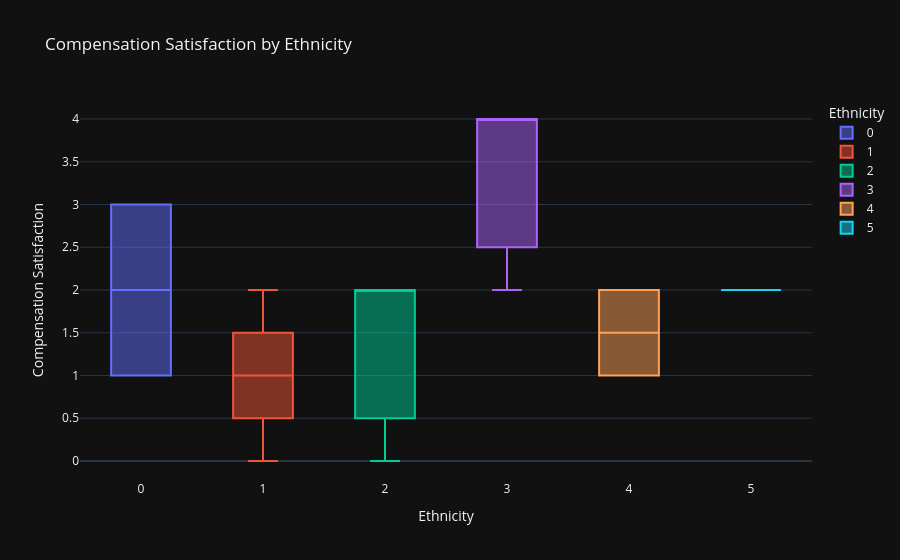
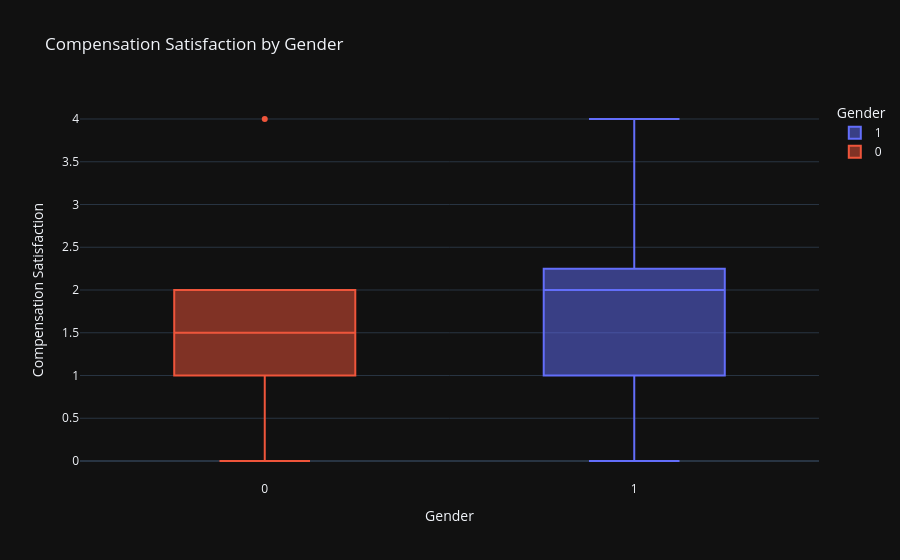

Notebook source saved alongside these figures, in order:
### Markdown cell above
##### `Task:Does any demographic group (age, gender, ethnicity) show patterns in certain areas (e.g., Work-Life Balance or Compensation Satisfaction)?`

### Code cell
fig = px.box(df, x='Ethnicity', y='Compensation_Satisfaction', color='Ethnicity',title='Compensation Satisfaction by Ethnicity',template='plotly_dark',
             labels={'Compensation_Satisfaction': 'Compensation Satisfaction', 'Ethnicity': 'Ethnicity'})

fig.show()

fig = px.box(df, x='Gender', y='Compensation_Satisfaction', color='Gender',title='Compensation Satisfaction by Gender',template='plotly_dark',
             labels={'Compensation_Satisfaction': 'Compensation Satisfaction', 'Gender': 'Gender'})
fig.show()

### Figure 1 — Plotly figure (JSON) as saved in the notebook; plotly's stock layout.template omitted (floating-point values rounded to 4 significant figures)
{"data": [{"alignmentgroup": "True", "hovertemplate": "Ethnicity=%{x}<br>Compensation Satisfaction=%{y}<extra></extra>", "legendgroup": "0", "marker": {"color": "#636efa"}, "name": "0", "notched": false, "offsetgroup": "0", "orientation": "v", "showlegend": true, "type": "box", "x": [0, 0], "x0": " ", "xaxis": "x", "y": [3, 1], "y0": " ", "yaxis": "y"}, {"alignmentgroup": "True", "hovertemplate": "Ethnicity=%{x}<br>Compensation Satisfaction=%{y}<extra></extra>", "legendgroup": "1", "marker": {"color": "#EF553B"}, "name": "1", "notched": false, "offsetgroup": "1", "orientation": "v", "showlegend": true, "type": "box", "x": [1, 1, 1, 1], "x0": " ", "xaxis": "x", "y": [2, 0, 1, 1], "y0": " ", "yaxis": "y"}, {"alignmentgroup": "True", "hovertemplate": "Ethnicity=%{x}<br>Compensation Satisfaction=%{y}<extra></extra>", "legendgroup": "2", "marker": {"color": "#00cc96"}, "name": "2", "notched": false, "offsetgroup": "2", "orientation": "v", "showlegend": true, "type": "box", "x": [2, 2, 2], "x0": " ", "xaxis": "x", "y": [2, 0, 2], "y0": " ", "yaxis": "y"}, {"alignmentgroup": "True", "hovertemplate": "Ethnicity=%{x}<br>Compensation Satisfaction=%{y}<extra></extra>", "legendgroup": "3", "marker": {"color": "#ab63fa"}, "name": "3", "notched": false, "offsetgroup": "3", "orientation": "v", "showlegend": true, "type": "box", "x": [3, 3, 3], "x0": " ", "xaxis": "x", "y": [4, 4, 2], "y0": " ", "yaxis": "y"}, {"alignmentgroup": "True", "hovertemplate": "Ethnicity=%{x}<br>Compensation Satisfaction=%{y}<extra></extra>", "legendgroup": "4", "marker": {"color": "#FFA15A"}, "name": "4", "notched": false, "offsetgroup": "4", "orientation": "v", "showlegend": true, "type": "box", "x": [4, 4], "x0": " ", "xaxis": "x", "y": [1, 2], "y0": " ", "yaxis": "y"}, {"alignmentgroup": "True", "hovertemplate": "Ethnicity=%{x}<br>Compensation Satisfaction=%{y}<extra></extra>", "legendgroup": "5", "marker": {"color": "#19d3f3"}, "name": "5", "notched": false, "offsetgroup": "5", "orientation": "v", "showlegend": true, "type": "box", "x": [5], "x0": " ", "xaxis": "x", "y": [2], "y0": " ", "yaxis": "y"}], "layout": {"boxmode": "overlay", "legend": {"title": {"text": "Ethnicity"}, "tracegroupgap": 0}, "title": {"text": "Compensation Satisfaction by Ethnicity"}, "xaxis": {"anchor": "y", "categoryarray": [0, 1, 2, 3, 4, 5], "categoryorder": "array", "domain": [0, 1], "title": {"text": "Ethnicity"}}, "yaxis": {"anchor": "x", "domain": [0, 1], "title": {"text": "Compensation Satisfaction"}}}}

### Figure 2 — Plotly figure (JSON) as saved in the notebook; plotly's stock layout.template omitted (floating-point values rounded to 4 significant figures)
{"data": [{"alignmentgroup": "True", "hovertemplate": "Gender=%{x}<br>Compensation Satisfaction=%{y}<extra></extra>", "legendgroup": "1", "marker": {"color": "#636efa"}, "name": "1", "notched": false, "offsetgroup": "1", "orientation": "v", "showlegend": true, "type": "box", "x": [1, 1, 1, 1, 1, 1, 1, 1, 1], "x0": " ", "xaxis": "x", "y": [3, 2, 2, 4, 0, 2, 1, 2, 1], "y0": " ", "yaxis": "y"}, {"alignmentgroup": "True", "hovertemplate": "Gender=%{x}<br>Compensation Satisfaction=%{y}<extra></extra>", "legendgroup": "0", "marker": {"color": "#EF553B"}, "name": "0", "notched": false, "offsetgroup": "0", "orientation": "v", "showlegend": true, "type": "box", "x": [0, 0, 0, 0, 0, 0], "x0": " ", "xaxis": "x", "y": [4, 0, 2, 1, 2, 1], "y0": " ", "yaxis": "y"}], "layout": {"boxmode": "overlay", "legend": {"title": {"text": "Gender"}, "tracegroupgap": 0}, "title": {"text": "Compensation Satisfaction by Gender"}, "xaxis": {"anchor": "y", "categoryarray": [1, 0], "categoryorder": "array", "domain": [0, 1], "title": {"text": "Gender"}}, "yaxis": {"anchor": "x", "domain": [0, 1], "title": {"text": "Compensation Satisfaction"}}}}
